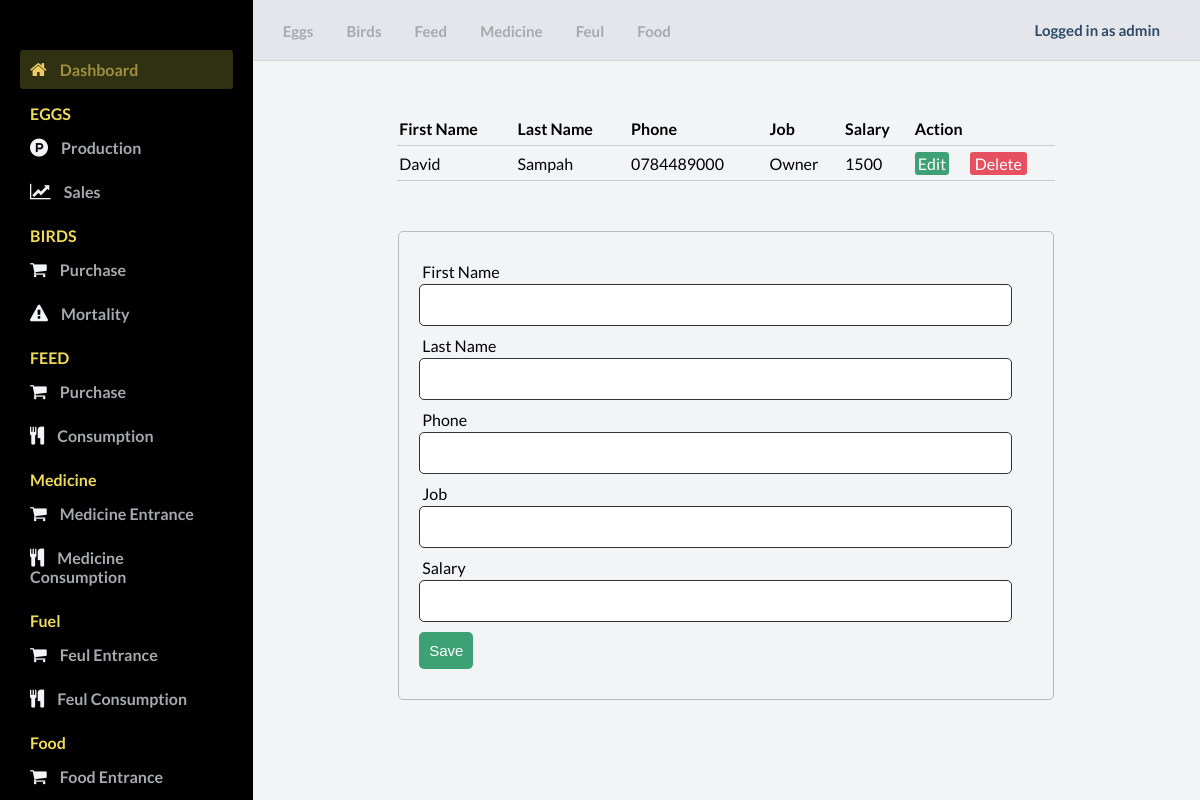
/payroll.php (signed in), run on the app's committed database.
### tables this page shows
CREATE TABLE `employee` (
  `Employee_ID` int(11) NOT NULL,
  `FirstName` varchar(50) NOT NULL,
  `LastName` varchar(50) NOT NULL,
  `Phone` varchar(10) NOT NULL,
  `Job` varchar(50) NOT NULL,
  `Salary` float NOT NULL
);

### includes/action.php (called while the page is built, shortened)
<?php
    include_once "database.php";
    class CrudOperation extends Database{
        public function viewMethod($table){
            $sql = "SELECT * FROM " . $table;
            $array = array();
            $query = $this->connect()->query($sql);
            while($row = mysqli_fetch_assoc($query)){
                $array[] = $row;
            }
            return $array;
        }
    }
    $employeeObject = new CrudOperation();
?>

### includes/database.php (called while the page is built, shortened)
<?php
class Database{
    public function connect(){
        $this->servername = 'localhost';
        $this->username = 'root';
        $this->password = '';
        $this->dbname = 'epms';
        $conn = new mysqli($this->servername, $this->username, $this->password, $this->dbname);
        return $conn;
    }
}
?>

### payroll.php (the view, shortened to what this page needs)
<?php
include 'includes/database.php';
include 'includes/action.php';
?>
<!DOCTYPE html>
<html lang="en">
<body id="body">
    <div class="container">
        <main>
            <div class="main__container">
                <table>
                    <thead>
                        <th>First Name</th>
                        <th>Last Name</th>
                        <th>Phone</th>
                        <th>Job</th>
                        <th>Salary</th>
                        <th colspan="2">Action</th>
                    </thead>
                    <tbody>
                    <?php
                        $myrow = $employeeObject->viewMethod("Employee");
                        foreach($myrow as $row){
                            ?>
                            <tr>
                                <td><?php echo $row['FirstName'];?></td>
                                <td><?php echo $row['LastName'];?></td>
                                <td><?php echo $row['Phone'];?></td>
                                <td><?php echo $row['Job'];?></td>
                                <td><?php echo $row['Salary'];?></td>
                                <td>
                                    <a class="edit_btn" href="payroll.php?update=1&id=<?php echo $row["Employee_ID"]; ?>">Edit</a>
                                </td>
                                <td>
                                    <a class="del_btn" href="includes/action.php?delete=1&id=<?php echo $row["Employee_ID"]; ?>">Delete</a>
                                </td>
                            </tr>
                            <?php
                        }
                    ?>
                    </tbody>
                </table>
                <?php
                    if(isset($_GET["update"])){
                        $id = $_GET["id"] ?? null;
                        $where = array("Employee_ID" => $id);
                        $row = $employeeObject->selectMethod("Employee", $where);
                        ?>
                            <form action="includes/action.php" method="post">
                                <div class="input-group">
                                    <input type="hidden" name="id" value="<?php echo $id; ?>">
                                </div>
                                <div class="input-group">
                                    <label for="">First Name</label>
                                    <input type="text" name="FirstName" value="<?php echo $row["FirstName"]; ?>" required>
                                </div>
                                <div class="input-group">
                                    <label for="">Last Name</label>
                                    <input type="text" name="LastName" value="<?php echo $row["LastName"]; ?>" required>
                                </div>
                                <div class="input-group">
                                    <label for="">Phone</label>
                                    <input type="text" name="Phone" value="<?php echo $row["Phone"]; ?>" required>
                                </div>
                                <div class="input-group">
                                    <label for="">Job</label>
                                    <input type="text" name="Job" value="<?php echo $row["Job"]; ?>" required>
                                </div>
                                <div class="input-group">
                                    <label for="">Salary</label>
                                    <input type="number" name="Salary" value="<?php echo $row["Salary"]; ?>" required>
                                </div>
                                <div class="input-group">
                                    <button type="submit" name="edit" class="btn" value="">Update</button>
                                </div>
                            </form>
                        <?php
                    }else{
                        ?>
                            <form id="payrollForm" action="includes/action.php" method="post" onsubmit= "return validate()">
                                <div class="input-group">
                                    <label for="">First Name</label>
                                    <input type="text" id="FirstName" name="FirstName" value="">
                                </div>
                                <div class="input-group">
                                    <label for="">Last Name</label>
                                    <input type="text" id="LastName" name="LastName" value="">
                                </div>
                                <div class="input-group">
                                    <label for="">Phone</label>
                                    <input type="text"  id="Phone" name="Phone" value="">
                                </div>
                                <div class="input-group">
                                    <label for="">Job</label>
                                    <input type="text"  id="Job" name="Job" value="">
                                </div>
                                <div class="input-group">
                                    <label for="">Salary</label>
                                    <input type="text" id="Salary" name="Salary" value="">
                                </div>
                                <div class="input-group">
                                    <button type="submit" name="save" class="btn">Save</button>
                                </div>
                            </form>
                        <?php
                    }
                        ?>
            </div>
        </main>
    </div>
</body>
</html>

### styles.css (style rules this page uses)
* { margin: 0; padding: 0; }
body { box-sizing: border-box; font-family: "Lato", sans-serif; }
.container { display: grid; height: 100vh; grid-template-columns: 0.8fr 1fr 1fr 1fr; grid-template-rows: 0.2fr 3fr; grid-template-areas: "sidebar nav nav nav" "sidebar main main main"; }
main { background: #f3f4f6; grid-area: main; overflow-y: auto; }
.main__container { padding: 20px 35px; }
table { width: 75%; margin: 30px auto; border-collapse: collapse; text-align: left; }
tr { border-bottom: 1px solid #cbcbcb; }
th, td { border: none; height: 30px; padding: 2px; }
form { width: 70%; margin: 50px auto; text-align: left; padding: 20px; border: 1px solid #bbb; border-radius: 5px; }
.input-group { margin: 10px 0; }
.input-group label { display: block; text-align: left; margin: 3px; }
.input-group input { height: 30px; width: 93%; padding: 5px 10px; font-size: 16px; border-radius: 5px; border: 1px solid #333; }
.btn { padding: 10px; font-size: 15px; color: #fff; background:#3ea175; border: none; border-radius: 5px; }
.edit_btn { text-decoration: none; padding: 2px 3px; background: #3ea175; color: #fff; border-radius: 3px; }
.del_btn { text-decoration: none; padding: 2px 5px; color: #fff; border-radius: 3px; background: #e65061; }

### data on the page
employee: FirstName "David", LastName "Sampah", Phone "0784489000", Job "Owner", Salary "1500"

### other printed values
$_SESSION["Username"] "admin"
